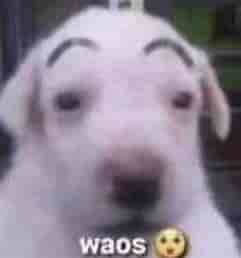
#> input picture waos.png, 241 x 258 px, found by its file name
$ python rotaciones.py
#> lines starting #> are read from the running program, lines starting #| are printed output that depends on the picture
import cv2 as cv
import numpy as np
import math

img=cv.imread('C:/Users/asewi/OneDrive/Documentos/waos.png',0)
#> img: shape (258, 241); min 6, max 255, mean 137.2

x,y=img.shape
#> x = 258; y = 241
rotated_img=np.zeros((x*2,y*2), dtype=np.uint8)
cx,cy=int(x//2),int(y//2)
#> cx = 129; cy = 120

angle=45
theta=math.radians(angle)

for i in range(x):
    for j in range(y):
        new_x=int((j-cx)*math.cos(theta)+(i-cy)*math.sin(theta)+cx)
        new_y=int(-(j-cx)*math.sin(theta)+(i-cy)*math.cos(theta)+cy)
        if 0<=new_x < y and 0<=new_y<x:
            rotated_img[new_y , new_x]=img[i,j]
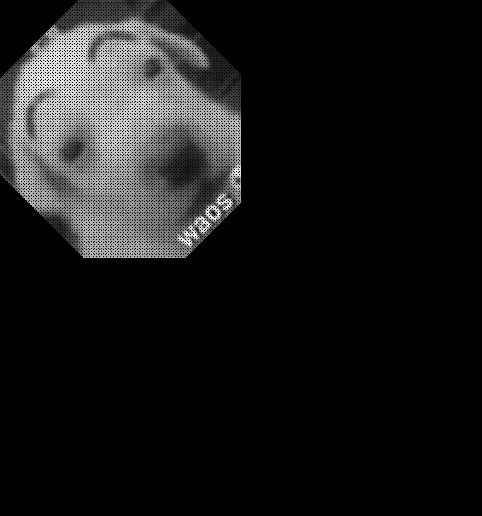
#> rotated_img: shape (516, 482); min 0, max 255, mean 24.2

cv.imshow('IMAGEN ORIGINAL',img)
cv.imshow('IMAGEN ROTADA(MODO RAW)',rotated_img)
cv.waitKey(0)
cv.destroyAllWindows()
